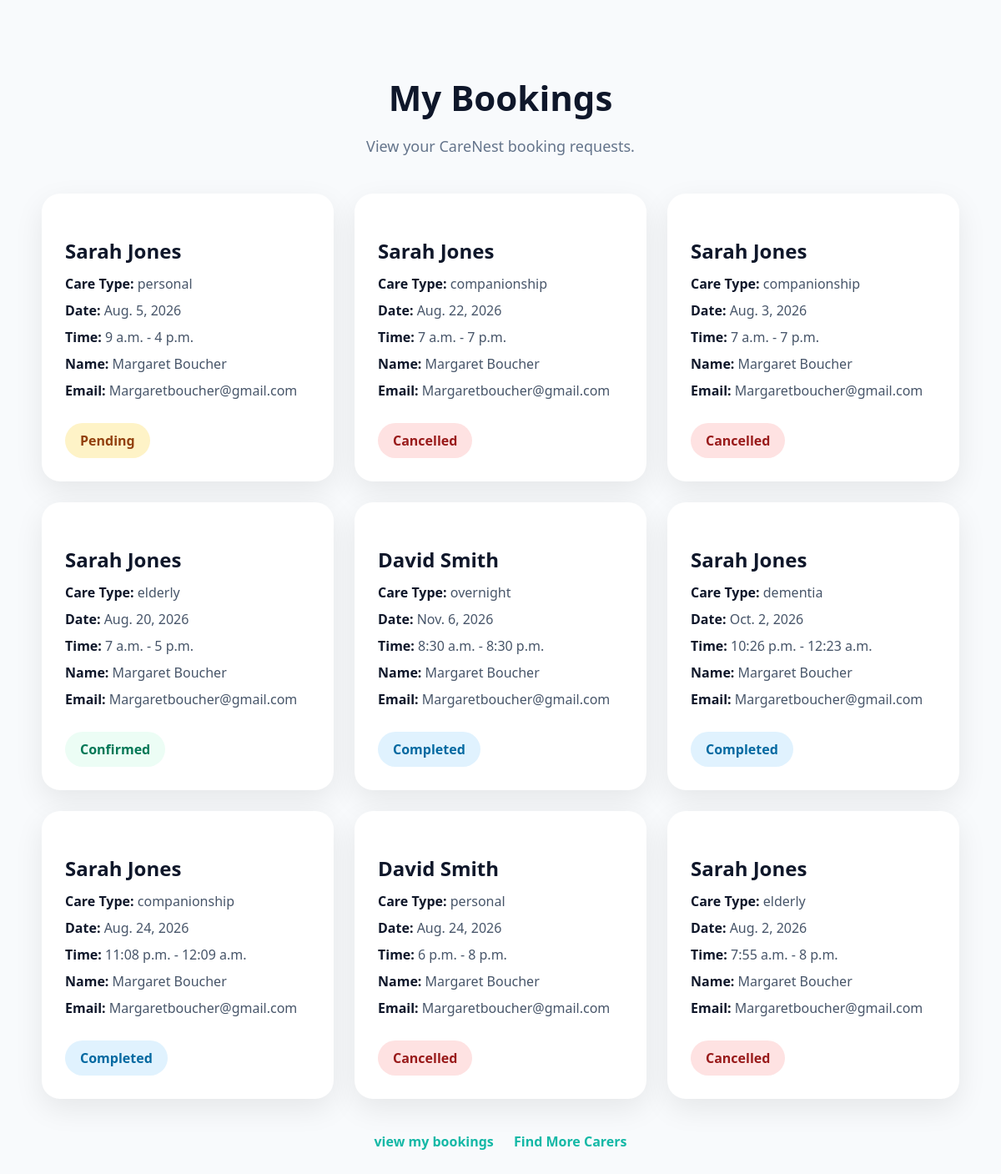
/booking/my-bookings/ (signed in), run on the app's committed database.
### bookings/models.py (models this page shows, shortened)
class Booking(models.Model):
    CARE_TYPES = (
        ('Personal Care', 'Personal Care'),
        ('Dementia Care', 'Dementia Care'),
        ('Companionship', 'Companionship'),
        ('Overnight Care', 'Overnight Care'),
        ('Respite Care', 'Respite Care'),
        ('Learning Disabilities Support', 'Learning Disabilities Support'),
        ('Autism Support', 'Autism Support'),
        ('Live-in Care', 'Live-in Care'),
        ('Mobility Support', 'Mobility Support'),
        ('Domestic Support', 'Domestic Support'),
        ('Shopping & Community Access', 'Shopping & Community Access'),
    )
    family = models.ForeignKey(
        User,
        on_delete=models.CASCADE,
        null=True,
        blank=True
    )
    client_name = models.CharField(max_length=100)
    client_email = models.EmailField()
    client_phone = models.CharField(
        max_length=20,
        blank=True
    )
    client_address = models.TextField(
        blank=True
    )
    client_postcode = models.CharField(
        max_length=20,
        blank=True
    )
    carer = models.ForeignKey(
        Carer,
        on_delete=models.CASCADE
    )
    care_type = models.CharField(
        max_length=50,
        choices=CARE_TYPES
    )
    booking_date = models.DateField()
    start_time = models.TimeField()
    end_time = models.TimeField()
    STATUS_CHOICES = (
    ('pending', 'Pending'),
    ('confirmed', 'Confirmed'),
    ('completed', 'Completed'),
    ('cancelled', 'Cancelled'),
    )
    status = models.CharField(
    max_length=20,
    choices=STATUS_CHOICES,
    default='pending'
    )
    created_at = models.DateTimeField(
        auto_now_add=True
    )

### carers/models.py (models this page shows, shortened)
class Carer(models.Model):
    user = models.OneToOneField(
        User,
        on_delete=models.CASCADE,
        null=True,
        blank=True,
        related_name='carer_profile'
    )
    GENDER_CHOICES = (
        ('male', 'Male'),
        ('female', 'Female'),
    )
    CARE_TYPES = (
        ('Personal Care', 'Personal Care'),
        ('Dementia Care', 'Dementia Care'),
        ('Companionship', 'Companionship'),
        ('Overnight Care', 'Overnight Care'),
        ('Respite Care', 'Respite Care'),
        ('Learning Disabilities Support', 'Learning Disabilities Support'),
        ('Autism Support', 'Autism Support'),
        ('Live-in Care', 'Live-in Care'),
        ('Mobility Support', 'Mobility Support'),
        ('Domestic Support', 'Domestic Support'),
        ('Shopping & Community Access', 'Shopping & Community Access'),
    )
    care_type = models.CharField(
        max_length=50,
        choices=CARE_TYPES,
        default='Personal Care'
    )
    services_offered = models.JSONField(
        default=list,
        blank=True
    )
    full_name = models.CharField(max_length=100)
    email = models.EmailField(
        blank=True
    )
    photo = models.ImageField(
        upload_to='carers/',
        blank=True,
        null=True
    )
    gender = models.CharField(
        max_length=10,
        choices=GENDER_CHOICES,
        default='female'
    )
    postcode = models.CharField(max_length=20)
    experience_years = models.PositiveIntegerField()
    hourly_rate = models.DecimalField(
        max_digits=8,
        decimal_places=2
    )
    phone_number = models.CharField(
        max_length=20,
        blank=True
    )
    address = models.TextField(
        blank=True
    )
    bio = models.TextField()
    dbs_verified = models.BooleanField(
        default=False
    )

### bookings/views.py (the view)
# urls.py: path('my-bookings/', my_bookings, name='my_bookings'),
@login_required
def my_bookings(request):
    bookings = Booking.objects.filter(
        family=request.user
    ).order_by('-created_at')
    return render(
        request,
        'bookings/my_bookings.html',
        {'bookings': bookings}
    )

### bookings/templates/bookings/my_bookings.html (shortened to what this page needs)
{% load static %}
<!DOCTYPE html>
<html>
<head>
</head>
<body>
<div class="dashboard">
    <div class="dashboard-header">
        <h1>My Bookings</h1>
        <p>
            View your CareNest booking requests.
        </p>
    </div>
    {% if bookings %}
        <div class="bookings-grid">
            {% for booking in bookings %}
                <div class="booking-card">
                    <h3>{{ booking.carer.full_name }}</h3>
                    <div class="booking-detail">
                        <strong>Care Type:</strong>
                        {{ booking.get_care_type_display }}
                    </div>
                    <div class="booking-detail">
                        <strong>Date:</strong>
                        {{ booking.booking_date }}
                    </div>
                    <div class="booking-detail">
                        <strong>Time:</strong>
                        {{ booking.start_time }} - {{ booking.end_time }}
                    </div>
                    <div class="booking-detail">
                        <strong>Name:</strong>
                        {{ booking.client_name }}
                    </div>
                    <div class="booking-detail">
                        <strong>Email:</strong>
                        {{ booking.client_email }}
                    </div>
                    <span class="status status-{{ booking.status }}">
                         {{ booking.get_status_display }}
                    </span>
                </div>
            {% endfor %}
        </div>
    {% endif %}
    <div class="top-links">
    <a href="/bookings/">view my bookings</a>
       <a href="/carers/">Find More Carers</a>
    </div>
</div>
</body>
</html>

### bookings/templates/bookings/my_bookings.html (style rules this page uses)
body { margin: 0; font-family: "Segoe UI", sans-serif; background: #f8fafc; color: #0f172a; }
.dashboard { max-width: 1100px; margin: auto; padding: 60px 20px; }
.dashboard-header { text-align: center; margin-bottom: 45px; }
.dashboard-header h1 { font-size: 42px; margin-bottom: 10px; }
.dashboard-header p { color: #64748b; font-size: 18px; }
.bookings-grid { display: grid; grid-template-columns: repeat(auto-fit, minmax(320px, 1fr)); gap: 25px; }
.booking-card { background: white; padding: 28px; border-radius: 22px; box-shadow: 0 12px 35px rgba(0,0,0,0.08); }
.booking-card h3 { font-size: 24px; margin-bottom: 12px; color: #0f172a; }
.booking-detail { margin-bottom: 10px; color: #475569; }
.booking-detail strong { color: #0f172a; }
.status { display: inline-block; margin-top: 18px; padding: 10px 18px; background: #ecfdf5; color: #047857; border-radius: 999px; font-weight: bold; }
.top-links { text-align: center; margin-top: 40px; }
.top-links a { color: #14b8a6; text-decoration: none; font-weight: 600; margin: 0 10px; }
.status-pending { background: #fef3c7; color: #92400e; }
.status-confirmed { background: #ecfdf5; color: #047857; }
.status-completed { background: #e0f2fe; color: #0369a1; }
.status-cancelled { background: #fee2e2; color: #991b1b; }

### data on the page
Booking: carer.full_name "Sarah Jones", care_type "personal", booking_date "Aug. 5, 2026", start_time "9 a.m.", end_time "4 p.m.", client_name "Margaret Boucher", client_email "Margaretboucher@gmail.com", status "Pending"
Booking: carer.full_name "Sarah Jones", care_type "companionship", booking_date "Aug. 22, 2026", start_time "7 a.m.", end_time "7 p.m.", client_name "Margaret Boucher", client_email "Margaretboucher@gmail.com", status "Cancelled"
Booking: carer.full_name "Sarah Jones", care_type "companionship", booking_date "Aug. 3, 2026", start_time "7 a.m.", end_time "7 p.m.", client_name "Margaret Boucher", client_email "Margaretboucher@gmail.com", status "Cancelled"
Booking: carer.full_name "Sarah Jones", care_type "elderly", booking_date "Aug. 20, 2026", start_time "7 a.m.", end_time "5 p.m.", client_name "Margaret Boucher", client_email "Margaretboucher@gmail.com", status "Confirmed"
Booking: carer.full_name "David Smith", care_type "overnight", booking_date "Nov. 6, 2026", start_time "8:30 a.m.", end_time "8:30 p.m.", client_name "Margaret Boucher", client_email "Margaretboucher@gmail.com", status "Completed"
Booking: carer.full_name "Sarah Jones", care_type "dementia", booking_date "Oct. 2, 2026", start_time "10:26 p.m.", end_time "12:23 a.m.", client_name "Margaret Boucher", client_email "Margaretboucher@gmail.com", status "Completed"
Booking: carer.full_name "Sarah Jones", care_type "companionship", booking_date "Aug. 24, 2026", start_time "11:08 p.m.", end_time "12:09 a.m.", client_name "Margaret Boucher", client_email "Margaretboucher@gmail.com", status "Completed"
Booking: carer.full_name "David Smith", care_type "personal", booking_date "Aug. 24, 2026", start_time "6 p.m.", end_time "8 p.m.", client_name "Margaret Boucher", client_email "Margaretboucher@gmail.com", status "Cancelled"
Booking: carer.full_name "Sarah Jones", care_type "elderly", booking_date "Aug. 2, 2026", start_time "7:55 a.m.", end_time "8 p.m.", client_name "Margaret Boucher", client_email "Margaretboucher@gmail.com", status "Cancelled"
